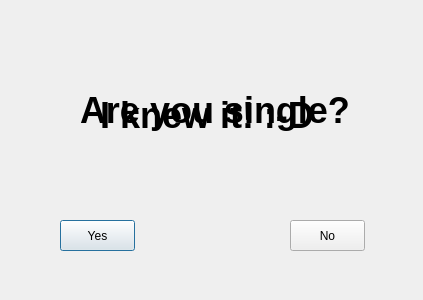
<?xml version="1.0" encoding="UTF-8"?>
<ui version="4.0">
 <class>Dialog</class>
 <widget class="QDialog" name="Dialog">
  <property name="geometry">
   <rect>
    <x>0</x>
    <y>0</y>
    <width>423</width>
    <height>300</height>
   </rect>
  </property>
  <property name="windowTitle">
   <string>Hilmi - YesOrNo</string>
  </property>
  <widget class="QLabel" name="labelQuestion">
   <property name="geometry">
    <rect>
     <x>80</x>
     <y>60</y>
     <width>341</width>
     <height>101</height>
    </rect>
   </property>
   <property name="font">
    <font>
     <family>MS Sans Serif</family>
     <pointsize>27</pointsize>
     <weight>75</weight>
     <bold>true</bold>
    </font>
   </property>
   <property name="text">
    <string>Are you single?</string>
   </property>
  </widget>
  <widget class="QPushButton" name="buttonYes">
   <property name="geometry">
    <rect>
     <x>60</x>
     <y>220</y>
     <width>75</width>
     <height>31</height>
    </rect>
   </property>
   <property name="text">
    <string>Yes</string>
   </property>
  </widget>
  <widget class="QPushButton" name="buttonNo">
   <property name="enabled">
    <bool>true</bool>
   </property>
   <property name="geometry">
    <rect>
     <x>290</x>
     <y>220</y>
     <width>75</width>
     <height>31</height>
    </rect>
   </property>
   <property name="text">
    <string>No</string>
   </property>
  </widget>
  <widget class="QLabel" name="labelAnswer">
   <property name="enabled">
    <bool>true</bool>
   </property>
   <property name="geometry">
    <rect>
     <x>100</x>
     <y>80</y>
     <width>211</width>
     <height>71</height>
    </rect>
   </property>
   <property name="font">
    <font>
     <family>MS Sans Serif</family>
     <pointsize>27</pointsize>
     <weight>75</weight>
     <bold>true</bold>
    </font>
   </property>
   <property name="text">
    <string>I knew it! :-D</string>
   </property>
  </widget>
 </widget>
 <resources/>
 <connections/>
</ui>
